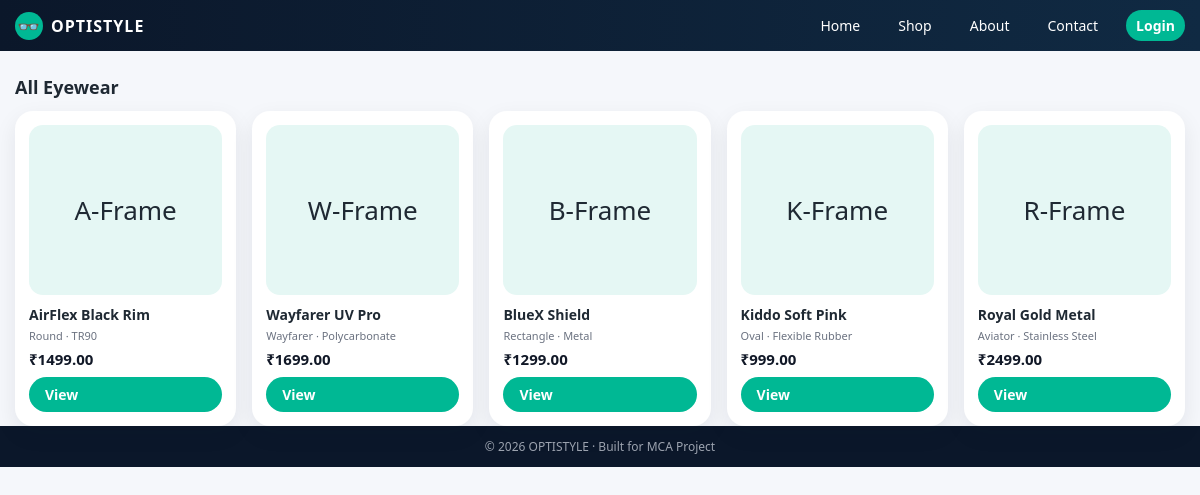
/products.php, run on the app's committed database.
### tables this page shows
CREATE TABLE IF NOT EXISTS `products` (
  `product_id` int(11) NOT NULL AUTO_INCREMENT,
  `category_id` int(11) DEFAULT NULL,
  `product_name` varchar(100) NOT NULL,
  `description` text,
  `price` decimal(10,2) NOT NULL,
  `frame_shape` varchar(50) DEFAULT NULL,
  `frame_material` varchar(50) DEFAULT NULL,
  `image` varchar(200) DEFAULT NULL,
  `is_active` tinyint(1) DEFAULT '1',
  `created_at` datetime DEFAULT CURRENT_TIMESTAMP,
  PRIMARY KEY (`product_id`),
  KEY `category_id` (`category_id`)
);

### products.php (the view, shortened to what this page needs)
<?php
include "layout_top.php";
$cat_id = isset($_GET['cat']) ? (int)$_GET['cat'] : 0;
if($cat_id){
    $stmt=$pdo->prepare("SELECT * FROM products WHERE is_active=1 AND category_id=?");
    $stmt->execute([$cat_id]);
} else {
    $stmt=$pdo->query("SELECT * FROM products WHERE is_active=1");
}
$products=$stmt->fetchAll(PDO::FETCH_ASSOC);
?>
<h2 class="section-title">All Eyewear</h2>
<div class="grid">
    <?php foreach($products as $p): ?>
    <div class="card">
        <div class="product-image"><?php echo htmlspecialchars(substr($p['product_name'],0,1)); ?>-Frame</div>
        <div class="product-title"><?php echo htmlspecialchars($p['product_name']); ?></div>
        <div class="product-meta"><?php echo htmlspecialchars($p['frame_shape']); ?> · <?php echo htmlspecialchars($p['frame_material']); ?></div>
        <div class="product-price">₹<?php echo $p['price']; ?></div>
        <div class="product-actions">
            <a href="product_detail.php?id=<?php echo $p['product_id']; ?>" class="btn btn-primary" style="flex:1;">View</a>
        </div>
    </div>
    <?php endforeach; ?>
</div>
<?php include "layout_bottom.php"; ?>

### layout_top.php (style rules this page uses)
:root { --primary:#00b894; --primary-dark:#00916e; --bg:#f5f7fb; --text:#1f2933; }
* { box-sizing:border-box;margin:0;padding:0; }
body { font-family: system-ui,-apple-system,"Segoe UI",sans-serif; background:var(--bg); color:var(--text); }
a { text-decoration:none;color:inherit; }
.btn { display:inline-block; padding:8px 16px; border-radius:999px; border:none; cursor:pointer; font-size:14px; font-weight:600; }
.btn-primary { background:var(--primary); color:#fff; }
.section-title { font-size:18px; font-weight:600; margin:24px 0 12px; }
.grid { display:grid; grid-template-columns:repeat(auto-fit,minmax(180px,1fr)); gap:16px; }
.card { background:#fff; border-radius:18px; padding:14px; box-shadow:0 8px 22px rgba(15,23,42,0.08); transition:transform .2s,box-shadow .2s; }
.product-image { width:100%; height:170px; border-radius:14px; background:#e5f7f4; display:flex; align-items:center; justify-content:center; font-size:26px; margin-bottom:10px; }
.product-title { font-size:14px;font-weight:600;margin-bottom:4px; }
.product-meta { font-size:11px;color:#6b7280;margin-bottom:6px; }
.product-price { font-weight:700;color:#111827;font-size:15px; }
.product-actions { margin-top:8px;display:flex;gap:6px; }

### data on the page
products: product_name "A", product_name "AirFlex Black Rim", frame_shape "Round", frame_material "TR90", price "1499.00"
products: product_name "W", product_name "Wayfarer UV Pro", frame_shape "Wayfarer", frame_material "Polycarbonate", price "1699.00"
products: product_name "B", product_name "BlueX Shield", frame_shape "Rectangle", frame_material "Metal", price "1299.00"
products: product_name "K", product_name "Kiddo Soft Pink", frame_shape "Oval", frame_material "Flexible Rubber", price "999.00"
products: product_name "R", product_name "Royal Gold Metal", frame_shape "Aviator", frame_material "Stainless Steel", price "2499.00"
